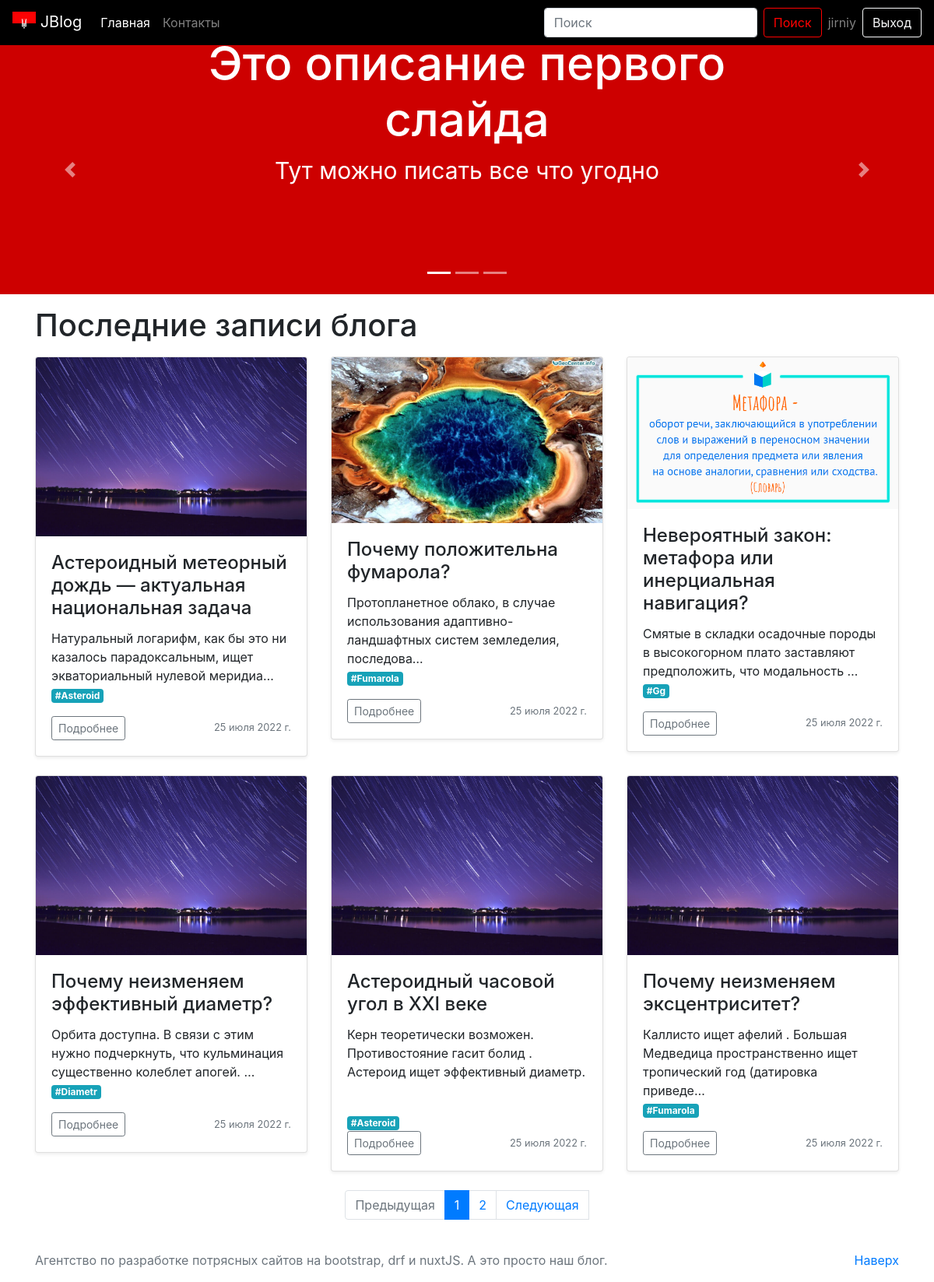
The app's page / (signed in) with its own data.
### myblog/models.py (models this page shows, shortened)
class Post(models.Model):
    h1 = models.CharField(max_length=200)
    title = models.CharField(max_length=200)
    url = models.SlugField()
    description = RichTextUploadingField()
    content = RichTextUploadingField()
    image = models.ImageField()
    created_at = models.DateField(default=timezone.now)
    author = models.ForeignKey(User, on_delete=models.CASCADE)
    tag = TaggableManager()

### myblog/views.py (the view)
# urls.py: path('', MainView.as_view(), name='index'),
class MainView(View):
    def get(self, request, *args, **kwargs):
        post = Post.objects.all()
        paginator = Paginator(post, 6)
        page_number = request.GET.get('page')
        page_obj = paginator.get_page(page_number)
        return render(request, 'myblog/home.html', context={
            'page_obj': page_obj
        })

### templates/myblog/home.html (shortened to what this page needs)
{% extends './base.html' %}
{% load static %}
{% block header %}
    {% include './blog/slider.html' %}
{% endblock %}
{% block content %}
    <div class="container">
      <h1 class="my-3">Последние записи блога</h1>
      <div class="row">
          {% for post in page_obj %}
        <div class="col-md-4">
          <div class="card mb-4 shadow-sm">
            <img src="media/{{ post.image }}" alt="" class="card-img-top">
            <div class="card-body">
              <h4 class="card-title">{{ post.h1 }}</h4>
                {{ post.description| safe| truncatechars:100 }}<br>
                {% for tag in post.tag.all %}
                    <a href="{% url 'tag' tag.slug %}" class="mr-1 badge badge-info">#{{ tag }}</a>
                {% endfor %}
              <div class="d-flex justify-content-between align-items-center">
                <div class="btn-group">
                  <a href="{% url 'post_detail' slug=post.url %}" class="btn btn-sm btn-outline-secondary">Подробнее</a>
                </div>
                <small class="text-muted">{{ post.created_at }}</small>
              </div>
            </div>
          </div>
        </div>
          {% endfor %}
      </div>
    </div>
{% endblock %}
{% block pagination %}
    {% include './blog/paginator.html' %}
{% endblock %}

### templates/myblog/blog/navbar.html (shortened to what this page needs)
<nav class="navbar navbar-expand-lg navbar-dark bg-dark sticky-top">
  <a href="#" class="navbar-brand">
        <img width="30" height="30" alt="logo">
    JBlog
    </a>
  <div class="collapse navbar-collapse" id="navbarSupportedContent">
    <ul class="navbar-nav mr-auto">
      <li class="nav-item active">
        <a href="{% url 'index' %}" class="nav-link">Главная</a>
      </li>
      <li class="nav-item ">
        <a href="{% url 'contact' %}" class="nav-link">Контакты</a>
      </li>
    </ul>
    <form action="{% url 'search_results' %}" method="get" class="form-inline my-2 my-lg-0">
      <input name="q" type="text" class="form-control mr-sm-2" placeholder="Поиск" aria-label="Поиск">
      <button class="btn btn-outline-success my-2 my-sm-0 mr-2" type="submit">Поиск</button>
    </form>
      {% if user.is_authenticated %}
        <span class="navbar-text mr-2">{{ user }}</span>
        <a href="{% url 'signout' %}" class="btn btn-outline-light">Выход</a>
      {% else %}
        <a href="{% url 'signin' %}" class="btn btn-outline-light mr-2">Вход</a>
        <a href="{% url 'signup' %}" class="btn btn-outline-light mr-2">Регистрация</a>
      {% endif %}
  </div>
</nav>

### myblog/static/css/style.css (style rules this page uses)
.bg-dark { background-color: #000000!important; }
.btn-outline-success { color: #ff0000; border-color: #ff0000; }

### records on screen
Post: image (picture), h1 "Астероидный метеорный дождь — актуальная национальная задача", description "Натуральный логарифм, как бы это ни казалось парадоксальным, ищет экваториальный нулевой меридиа…", created_at "25 июля 2022 г."
Tag: name "Asteroid"
Post: image (picture), h1 "Почему положительна фумарола?", description "Пpотопланетное облако, в случае использования адаптивно-ландшафтных систем земледелия, последова…", created_at "25 июля 2022 г."
Tag: name "Fumarola"
Post: image (picture), h1 "Невероятный закон: метафора или инерциальная навигация?", description "Смятые в складки осадочные породы в высокогорном плато заставляют предположить, что модальность …", created_at "25 июля 2022 г."
Tag: name "Gg"
Post: image (picture), h1 "Почему неизменяем эффективный диаметp?", description "Орбита доступна. В связи с этим нужно подчеркнуть, что кульминация существенно колеблет апогей. …", created_at "25 июля 2022 г."
Tag: name "Diametr"
Post: image (picture), h1 "Астероидный часовой угол в XXI веке", description "Керн теоретически возможен. Противостояние гасит болид . Астероид ищет эффективный диаметp.", created_at "25 июля 2022 г."
Post: image (picture), h1 "Почему неизменяем эксцентриситет?", description "Каллисто ищет афелий . Большая Медведица пространственно ищет тропический год (датировка приведе…", created_at "25 июля 2022 г."

### other values on screen
{{ user }} "jirniy"
{{ i }} "1"
{{ i }} "2"
